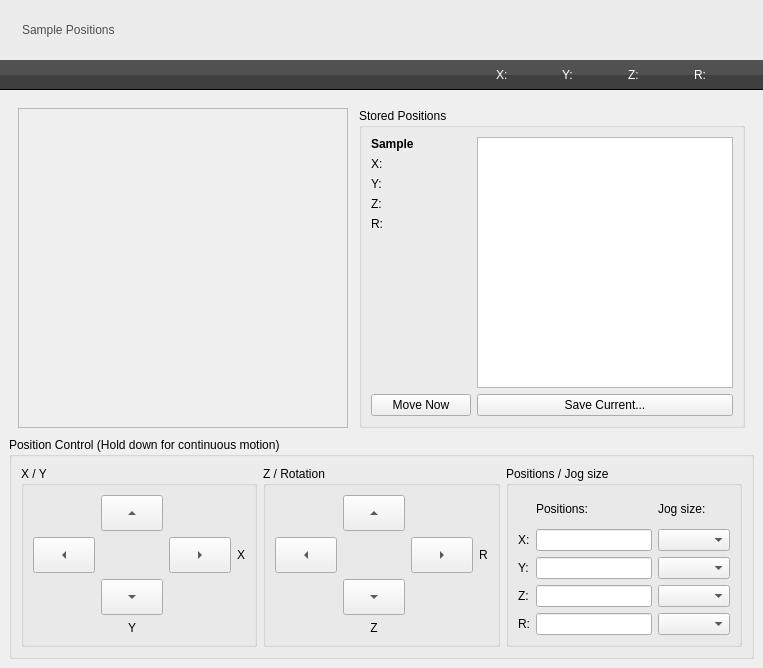
<ui version="4.0" >
 <class>SamplePositions</class>
 <widget class="QWidget" name="SamplePositions" >
  <property name="geometry" >
   <rect>
    <x>0</x>
    <y>0</y>
    <width>763</width>
    <height>668</height>
   </rect>
  </property>
  <property name="windowTitle" >
   <string>Form</string>
  </property>
  <layout class="QVBoxLayout" name="verticalLayout_3" >
   <property name="spacing" >
    <number>0</number>
   </property>
   <property name="margin" >
    <number>0</number>
   </property>
   <item>
    <widget class="QFrame" name="frame_2" >
     <property name="minimumSize" >
      <size>
       <width>0</width>
       <height>60</height>
      </size>
     </property>
     <property name="styleSheet" >
      <string notr="true" >background-color: rgb(236, 236, 236);</string>
     </property>
     <layout class="QHBoxLayout" name="horizontalLayout_3" >
      <item>
       <widget class="QLabel" name="label_13" >
        <property name="maximumSize" >
         <size>
          <width>36</width>
          <height>36</height>
         </size>
        </property>
        <property name="text" >
         <string/>
        </property>
        <property name="pixmap" >
         <pixmap resource="../icons/icons.qrc" >:/system-software-update.png</pixmap>
        </property>
        <property name="scaledContents" >
         <bool>true</bool>
        </property>
       </widget>
      </item>
      <item>
       <widget class="QLabel" name="label_12" >
        <property name="styleSheet" >
         <string notr="true" >font: 16pt "Lucida Grande";
color: rgb(79, 79, 79);</string>
        </property>
        <property name="text" >
         <string>Sample Positions</string>
        </property>
       </widget>
      </item>
      <item>
       <spacer name="horizontalSpacer" >
        <property name="orientation" >
         <enum>Qt::Horizontal</enum>
        </property>
        <property name="sizeHint" stdset="0" >
         <size>
          <width>516</width>
          <height>20</height>
         </size>
        </property>
       </spacer>
      </item>
     </layout>
     <zorder>label_13</zorder>
     <zorder>label_12</zorder>
     <zorder>horizontalSpacer</zorder>
    </widget>
   </item>
   <item>
    <widget class="QFrame" name="statusFrame" >
     <property name="minimumSize" >
      <size>
       <width>0</width>
       <height>30</height>
      </size>
     </property>
     <property name="maximumSize" >
      <size>
       <width>16777215</width>
       <height>30</height>
      </size>
     </property>
     <property name="styleSheet" >
      <string notr="true" >QFrame#statusFrame {
background-color: qlineargradient(spread:pad, x1:0, y1:0, x2:0, y2:1, stop:0 rgba(81, 81, 81, 255), stop:0.494444 rgba(81, 81, 81, 255), stop:0.5 rgba(64, 64, 64, 255), stop:1 rgba(64, 64, 64, 255));
border-bottom: 1px solid black;
}</string>
     </property>
     <layout class="QHBoxLayout" name="horizontalLayout_4" >
      <item>
       <spacer name="horizontalSpacer_2" >
        <property name="orientation" >
         <enum>Qt::Horizontal</enum>
        </property>
        <property name="sizeHint" stdset="0" >
         <size>
          <width>478</width>
          <height>9</height>
         </size>
        </property>
       </spacer>
      </item>
      <item>
       <widget class="QLabel" name="xPosLabel" >
        <property name="minimumSize" >
         <size>
          <width>60</width>
          <height>0</height>
         </size>
        </property>
        <property name="maximumSize" >
         <size>
          <width>60</width>
          <height>16777215</height>
         </size>
        </property>
        <property name="styleSheet" >
         <string notr="true" >color: white;
font: bold 8pt "Lucida Grande"</string>
        </property>
        <property name="text" >
         <string>X:</string>
        </property>
       </widget>
      </item>
      <item>
       <widget class="QLabel" name="yPosLabel" >
        <property name="minimumSize" >
         <size>
          <width>60</width>
          <height>0</height>
         </size>
        </property>
        <property name="maximumSize" >
         <size>
          <width>60</width>
          <height>16777215</height>
         </size>
        </property>
        <property name="styleSheet" >
         <string notr="true" >color: white;
font: bold 8pt "Lucida Grande"</string>
        </property>
        <property name="text" >
         <string>Y:</string>
        </property>
       </widget>
      </item>
      <item>
       <widget class="QLabel" name="zPosLabel" >
        <property name="minimumSize" >
         <size>
          <width>60</width>
          <height>0</height>
         </size>
        </property>
        <property name="maximumSize" >
         <size>
          <width>60</width>
          <height>16777215</height>
         </size>
        </property>
        <property name="styleSheet" >
         <string notr="true" >color: white;
font: bold 8pt "Lucida Grande"</string>
        </property>
        <property name="text" >
         <string>Z:</string>
        </property>
       </widget>
      </item>
      <item>
       <widget class="QLabel" name="rPosLabel" >
        <property name="minimumSize" >
         <size>
          <width>60</width>
          <height>0</height>
         </size>
        </property>
        <property name="maximumSize" >
         <size>
          <width>60</width>
          <height>16777215</height>
         </size>
        </property>
        <property name="styleSheet" >
         <string notr="true" >color: white;
font: bold 8pt "Lucida Grande"</string>
        </property>
        <property name="text" >
         <string>R:</string>
        </property>
       </widget>
      </item>
     </layout>
    </widget>
   </item>
   <item>
    <layout class="QVBoxLayout" name="verticalLayout" >
     <property name="margin" >
      <number>9</number>
     </property>
     <item>
      <layout class="QHBoxLayout" name="horizontalLayout_2" >
       <property name="spacing" >
        <number>11</number>
       </property>
       <property name="margin" >
        <number>9</number>
       </property>
       <item>
        <widget class="QFrame" name="videoFrameWidget" >
         <property name="sizePolicy" >
          <sizepolicy vsizetype="Expanding" hsizetype="Expanding" >
           <horstretch>0</horstretch>
           <verstretch>0</verstretch>
          </sizepolicy>
         </property>
         <property name="frameShape" >
          <enum>QFrame::StyledPanel</enum>
         </property>
         <property name="frameShadow" >
          <enum>QFrame::Raised</enum>
         </property>
        </widget>
       </item>
       <item>
        <widget class="QGroupBox" name="storedPosGroupBox" >
         <property name="maximumSize" >
          <size>
           <width>400</width>
           <height>16777215</height>
          </size>
         </property>
         <property name="font" >
          <font>
           <weight>50</weight>
           <bold>false</bold>
          </font>
         </property>
         <property name="title" >
          <string>Stored Positions</string>
         </property>
         <layout class="QGridLayout" name="gridLayout" >
          <item row="0" column="1" >
           <layout class="QVBoxLayout" name="verticalLayout_2" >
            <item>
             <widget class="QLabel" name="sampleName" >
              <property name="font" >
               <font>
                <weight>75</weight>
                <bold>true</bold>
               </font>
              </property>
              <property name="text" >
               <string>Sample</string>
              </property>
             </widget>
            </item>
            <item>
             <widget class="QLabel" name="sampleXPosLabel" >
              <property name="minimumSize" >
               <size>
                <width>100</width>
                <height>0</height>
               </size>
              </property>
              <property name="font" >
               <font>
                <weight>50</weight>
                <bold>false</bold>
               </font>
              </property>
              <property name="text" >
               <string>X:</string>
              </property>
             </widget>
            </item>
            <item>
             <widget class="QLabel" name="sampleYPosLabel" >
              <property name="minimumSize" >
               <size>
                <width>100</width>
                <height>0</height>
               </size>
              </property>
              <property name="font" >
               <font>
                <weight>50</weight>
                <bold>false</bold>
               </font>
              </property>
              <property name="text" >
               <string>Y:</string>
              </property>
             </widget>
            </item>
            <item>
             <widget class="QLabel" name="sampleZPosLabel" >
              <property name="minimumSize" >
               <size>
                <width>100</width>
                <height>0</height>
               </size>
              </property>
              <property name="font" >
               <font>
                <weight>50</weight>
                <bold>false</bold>
               </font>
              </property>
              <property name="text" >
               <string>Z:</string>
              </property>
             </widget>
            </item>
            <item>
             <widget class="QLabel" name="sampleRPosLabel" >
              <property name="font" >
               <font>
                <weight>50</weight>
                <bold>false</bold>
               </font>
              </property>
              <property name="text" >
               <string>R:</string>
              </property>
             </widget>
            </item>
            <item>
             <spacer name="verticalSpacer" >
              <property name="orientation" >
               <enum>Qt::Vertical</enum>
              </property>
              <property name="sizeHint" stdset="0" >
               <size>
                <width>20</width>
                <height>40</height>
               </size>
              </property>
             </spacer>
            </item>
           </layout>
          </item>
          <item row="0" column="2" >
           <widget class="QListView" name="storePosList" />
          </item>
          <item row="1" column="2" >
           <widget class="QPushButton" name="saveCurrentPosButton" >
            <property name="text" >
             <string>Save Current...</string>
            </property>
           </widget>
          </item>
          <item row="1" column="1" >
           <widget class="QPushButton" name="moveToStoredPosButton" >
            <property name="text" >
             <string>Move Now</string>
            </property>
           </widget>
          </item>
         </layout>
        </widget>
       </item>
      </layout>
     </item>
     <item>
      <widget class="QGroupBox" name="posControlGroupBox" >
       <property name="sizePolicy" >
        <sizepolicy vsizetype="Preferred" hsizetype="Preferred" >
         <horstretch>0</horstretch>
         <verstretch>0</verstretch>
        </sizepolicy>
       </property>
       <property name="maximumSize" >
        <size>
         <width>777</width>
         <height>222</height>
        </size>
       </property>
       <property name="title" >
        <string>Position Control (Hold down for continuous motion)</string>
       </property>
       <layout class="QHBoxLayout" name="horizontalLayout" >
        <item>
         <widget class="QGroupBox" name="xyGroupBox" >
          <property name="title" >
           <string>X / Y</string>
          </property>
          <layout class="QGridLayout" name="gridLayout_2" >
           <item row="0" column="1" >
            <widget class="QToolButton" name="xUpButton" >
             <property name="sizePolicy" >
              <sizepolicy vsizetype="Expanding" hsizetype="Expanding" >
               <horstretch>0</horstretch>
               <verstretch>0</verstretch>
              </sizepolicy>
             </property>
             <property name="text" >
              <string>...</string>
             </property>
             <property name="arrowType" >
              <enum>Qt::UpArrow</enum>
             </property>
            </widget>
           </item>
           <item row="1" column="0" >
            <widget class="QToolButton" name="yDownButton" >
             <property name="sizePolicy" >
              <sizepolicy vsizetype="Expanding" hsizetype="Expanding" >
               <horstretch>0</horstretch>
               <verstretch>0</verstretch>
              </sizepolicy>
             </property>
             <property name="text" >
              <string>...</string>
             </property>
             <property name="arrowType" >
              <enum>Qt::LeftArrow</enum>
             </property>
            </widget>
           </item>
           <item row="1" column="2" >
            <widget class="QToolButton" name="yUpButton" >
             <property name="sizePolicy" >
              <sizepolicy vsizetype="Expanding" hsizetype="Expanding" >
               <horstretch>0</horstretch>
               <verstretch>0</verstretch>
              </sizepolicy>
             </property>
             <property name="text" >
              <string>...</string>
             </property>
             <property name="arrowType" >
              <enum>Qt::RightArrow</enum>
             </property>
            </widget>
           </item>
           <item row="1" column="3" >
            <widget class="QLabel" name="label" >
             <property name="text" >
              <string>X</string>
             </property>
            </widget>
           </item>
           <item row="2" column="1" >
            <widget class="QToolButton" name="xDownButton" >
             <property name="sizePolicy" >
              <sizepolicy vsizetype="Expanding" hsizetype="Expanding" >
               <horstretch>0</horstretch>
               <verstretch>0</verstretch>
              </sizepolicy>
             </property>
             <property name="text" >
              <string>...</string>
             </property>
             <property name="arrowType" >
              <enum>Qt::DownArrow</enum>
             </property>
            </widget>
           </item>
           <item row="3" column="1" >
            <widget class="QLabel" name="label_2" >
             <property name="text" >
              <string>Y</string>
             </property>
             <property name="alignment" >
              <set>Qt::AlignCenter</set>
             </property>
            </widget>
           </item>
          </layout>
         </widget>
        </item>
        <item>
         <widget class="QGroupBox" name="zrGroupBox" >
          <property name="title" >
           <string>Z / Rotation</string>
          </property>
          <layout class="QGridLayout" name="gridLayout_3" >
           <item row="0" column="1" >
            <widget class="QToolButton" name="zUpButton" >
             <property name="sizePolicy" >
              <sizepolicy vsizetype="Expanding" hsizetype="Expanding" >
               <horstretch>0</horstretch>
               <verstretch>0</verstretch>
              </sizepolicy>
             </property>
             <property name="text" >
              <string>...</string>
             </property>
             <property name="arrowType" >
              <enum>Qt::UpArrow</enum>
             </property>
            </widget>
           </item>
           <item row="1" column="0" >
            <widget class="QToolButton" name="rDownButton" >
             <property name="sizePolicy" >
              <sizepolicy vsizetype="Expanding" hsizetype="Expanding" >
               <horstretch>0</horstretch>
               <verstretch>0</verstretch>
              </sizepolicy>
             </property>
             <property name="text" >
              <string>...</string>
             </property>
             <property name="arrowType" >
              <enum>Qt::LeftArrow</enum>
             </property>
            </widget>
           </item>
           <item row="1" column="2" >
            <widget class="QToolButton" name="rUpButton" >
             <property name="sizePolicy" >
              <sizepolicy vsizetype="Expanding" hsizetype="Expanding" >
               <horstretch>0</horstretch>
               <verstretch>0</verstretch>
              </sizepolicy>
             </property>
             <property name="text" >
              <string>...</string>
             </property>
             <property name="arrowType" >
              <enum>Qt::RightArrow</enum>
             </property>
            </widget>
           </item>
           <item row="1" column="3" >
            <widget class="QLabel" name="label_3" >
             <property name="text" >
              <string>R</string>
             </property>
            </widget>
           </item>
           <item row="2" column="1" >
            <widget class="QToolButton" name="zDownButton" >
             <property name="sizePolicy" >
              <sizepolicy vsizetype="Expanding" hsizetype="Expanding" >
               <horstretch>0</horstretch>
               <verstretch>0</verstretch>
              </sizepolicy>
             </property>
             <property name="text" >
              <string>...</string>
             </property>
             <property name="arrowType" >
              <enum>Qt::DownArrow</enum>
             </property>
            </widget>
           </item>
           <item row="3" column="1" >
            <widget class="QLabel" name="label_4" >
             <property name="text" >
              <string>Z</string>
             </property>
             <property name="alignment" >
              <set>Qt::AlignCenter</set>
             </property>
            </widget>
           </item>
          </layout>
         </widget>
        </item>
        <item>
         <widget class="QGroupBox" name="posJogGroupBox" >
          <property name="title" >
           <string>Positions / Jog size</string>
          </property>
          <layout class="QGridLayout" name="gridLayout_4" >
           <item row="0" column="1" >
            <widget class="QLabel" name="label_9" >
             <property name="text" >
              <string>Positions:</string>
             </property>
            </widget>
           </item>
           <item row="0" column="2" >
            <widget class="QLabel" name="label_10" >
             <property name="text" >
              <string>Jog size:</string>
             </property>
            </widget>
           </item>
           <item row="1" column="1" >
            <widget class="QLineEdit" name="xPosEdit" />
           </item>
           <item row="1" column="2" >
            <widget class="QComboBox" name="xJogSizeBox" />
           </item>
           <item row="2" column="0" >
            <widget class="QLabel" name="label_6" >
             <property name="text" >
              <string>Y:</string>
             </property>
            </widget>
           </item>
           <item row="2" column="1" >
            <widget class="QLineEdit" name="yPosEdit" />
           </item>
           <item row="2" column="2" >
            <widget class="QComboBox" name="yJogSizeBox" />
           </item>
           <item row="3" column="0" >
            <widget class="QLabel" name="label_7" >
             <property name="text" >
              <string>Z:</string>
             </property>
            </widget>
           </item>
           <item row="3" column="1" >
            <widget class="QLineEdit" name="zPosEdit" />
           </item>
           <item row="3" column="2" >
            <widget class="QComboBox" name="zJogSizeBox" />
           </item>
           <item row="4" column="0" >
            <widget class="QLabel" name="label_8" >
             <property name="text" >
              <string>R:</string>
             </property>
            </widget>
           </item>
           <item row="4" column="1" >
            <widget class="QLineEdit" name="rPosEdit" />
           </item>
           <item row="4" column="2" >
            <widget class="QComboBox" name="rJogSizeBox" />
           </item>
           <item row="1" column="0" >
            <widget class="QLabel" name="label_5" >
             <property name="text" >
              <string>X:</string>
             </property>
            </widget>
           </item>
          </layout>
         </widget>
        </item>
       </layout>
      </widget>
     </item>
    </layout>
   </item>
  </layout>
 </widget>
 <resources>
  <include location="../icons/icons.qrc" />
  <include location="../icons/icons.qrc" />
 </resources>
 <connections/>
</ui>
